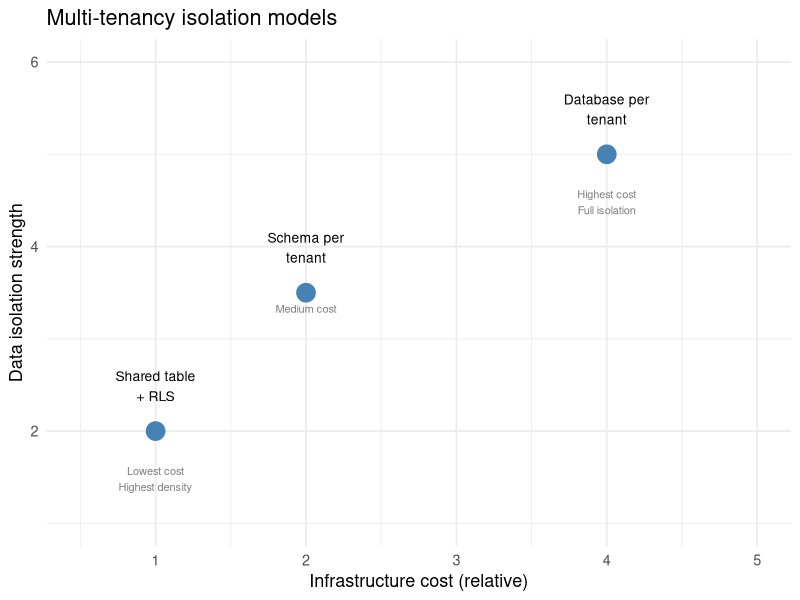
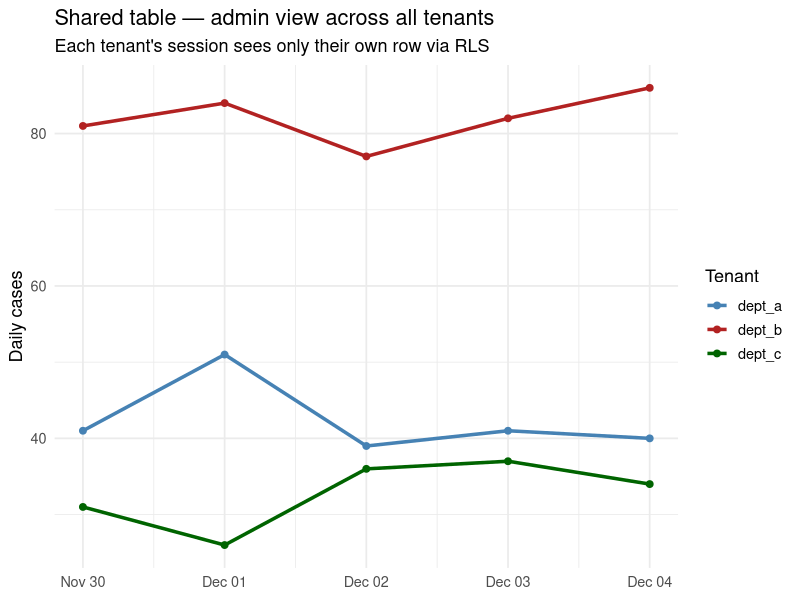

R code for these plots, in order:
## ---- chunk 1
#| label: isolation-models
#| fig-cap: "Three multi-tenancy isolation models on the security vs. cost spectrum. Most digital twin businesses start at Row-Level Security and move to Schema Isolation if compliance requires it."

library(ggplot2)

df <- data.frame(
  model      = c("Shared table\n+ RLS", "Schema per\ntenant",
                 "Database per\ntenant"),
  cost       = c(1, 2, 4),
  isolation  = c(2, 3.5, 5),
  label_cost = c("Lowest cost\nHighest density", "Medium cost",
                 "Highest cost\nFull isolation")
)

ggplot(df, aes(x = cost, y = isolation)) +
  geom_point(size = 6, colour = "steelblue") +
  geom_text(aes(label = model), vjust = -1, size = 3.5) +
  geom_text(aes(label = label_cost), vjust = 2.5, size = 2.8,
            colour = "grey50") +
  scale_x_continuous(name = "Infrastructure cost (relative)",
                     limits = c(0.5, 5)) +
  scale_y_continuous(name = "Data isolation strength",
                     limits = c(1, 6)) +
  labs(title = "Multi-tenancy isolation models") +
  theme_minimal(base_size = 13)
## ---- chunk 2
#| label: rls-simulation

# Simulate the multi-tenant data store in R
all_observations <- data.frame(
  tenant_id   = c(rep("dept_a", 5), rep("dept_b", 5), rep("dept_c", 5)),
  date        = rep(Sys.Date() - 4:0, 3),
  location_id = c(rep("loc_1", 5), rep("loc_2", 5), rep("loc_3", 5)),
  new_cases   = c(rpois(5, 45), rpois(5, 80), rpois(5, 30))
)

# Simulate the RLS filter — what each tenant sees
query_as_tenant <- function(data, tenant) {
  data[data$tenant_id == tenant, setdiff(names(data), "tenant_id")]
}

# Each department sees only its own data
cat("dept_a sees:\n"); print(query_as_tenant(all_observations, "dept_a"))
cat("\ndept_b sees:\n"); print(query_as_tenant(all_observations, "dept_b"))
## ---- chunk 3
#| label: tenant-metrics
#| fig-cap: "Per-tenant case counts in a shared multi-tenant store. RLS ensures dept_a never sees dept_b's data, even though they share the same physical table."

library(ggplot2)
library(dplyr)

# Show what an admin (all-tenant) view looks like
all_observations |>
  ggplot(aes(x = date, y = new_cases, colour = tenant_id, group = tenant_id)) +
  geom_line(linewidth = 1.2) +
  geom_point(size = 2) +
  scale_colour_manual(values = c(dept_a = "steelblue",
                                  dept_b = "firebrick",
                                  dept_c = "darkgreen"),
                      name = "Tenant") +
  labs(x = NULL, y = "Daily cases",
       title = "Shared table — admin view across all tenants",
       subtitle = "Each tenant's session sees only their own row via RLS") +
  theme_minimal(base_size = 13)
